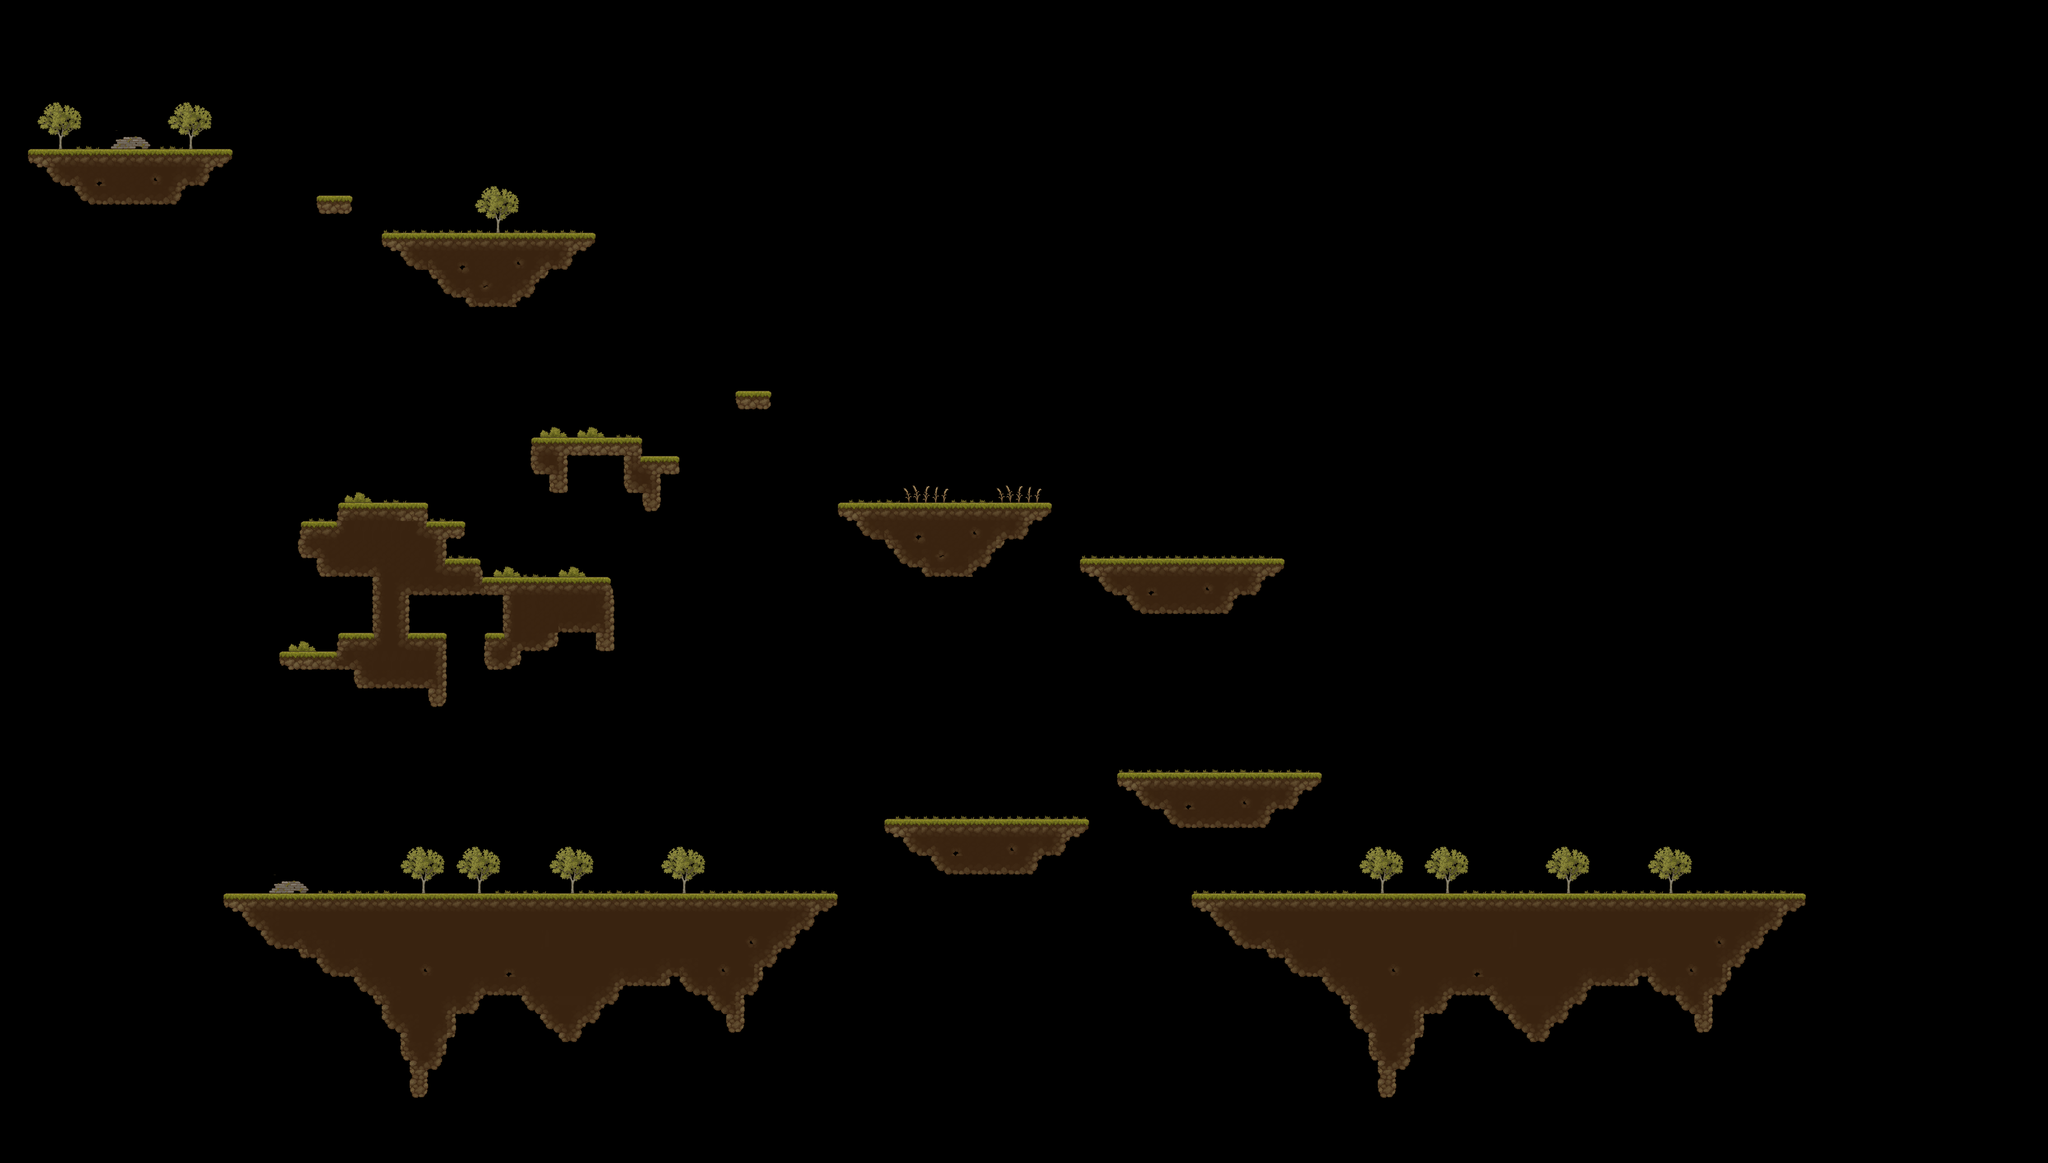

This game map was drawn from its Tiled (.tmx) file and the tilesets committed beside it. A one-line description and the trimmed map source follow:
An orthogonal 220x125 tile map with 16x16 px tiles, 2 tile layers (Platforms, Background) and 55 objects (5x 1, start, end).

<map version="1.10" tiledversion="1.10.1" orientation="orthogonal" renderorder="right-down" width="220" height="125" tilewidth="16" tileheight="16" infinite="0" nextlayerid="5" nextobjectid="64">
 <tileset firstgid="1" name="mapSprites" tilewidth="16" tileheight="16" tilecount="2048" columns="64">
  <image source="Texture/mapSprites.png" width="1024" height="512" />
 </tileset>
 <layer id="1" name="Platforms" width="220" height="125">
  <data>[27500 cells, 3407 non-empty, 221 distinct tile ids]</data>
 </layer>
 <layer id="2" name="Background" width="220" height="125">
  <data>[27500 cells, 988 non-empty, 62 distinct tile ids]</data>
 </layer>
 <objectgroup id="3" name="Collisions">
  <object id="1" x="63.5616" y="256.749" width="317.5" height="30.9792" />
  <object id="2" x="672.682" y="400.17" width="334.833" height="30.875" />
  <object id="3" x="400.489" y="1536.02" width="1022.74" height="31.8295" />
  <object id="4" x="421.398" y="1559.82" width="290.8" height="27" rotation="30.591" />
  <object id="6" x="81.1516" y="288.959" width="280" height="31.4167" />
  <object id="7" x="133.401" y="321.459" width="176.5" height="31.4167" />
  <object id="8" x="1872.34" y="960.028" width="318.667" height="32.1979" />
  <object id="9" x="1891.26" y="993.457" width="280" height="31.4167" />
  <object id="10" x="1943.51" y="1025.96" width="176.5" height="31.4167" />
  <object id="11" x="1936.67" y="1328.22" width="319.417" height="30.4167" />
  <object id="12" x="1955.84" y="1359.87" width="280" height="31.4167" />
  <object id="13" x="2008.09" y="1392.37" width="176.5" height="31.4167" />
  <object id="14" x="1536.92" y="1408.07" width="318.5" height="32.0689" />
  <object id="15" x="1555.17" y="1441.37" width="280" height="31.4167" />
  <object id="16" x="1607.42" y="1473.87" width="176.5" height="31.4167" />
  <object id="17" x="691.25" y="432.75" width="297.5" height="29.5" />
  <object id="18" x="736.25" y="461.75" width="205.5" height="65" />
  <object id="19" x="1456.25" y="864.02" width="335.5" height="30.2111" />
  <object id="20" x="1496.32" y="895.936" width="262.833" height="29.5" />
  <object id="21" x="1551.99" y="924.936" width="152.167" height="49" />
  <object id="22" x="1252.61" y="1718.47" width="210.456" height="23.8295" rotation="312.026" />
  <object id="23" x="2064.86" y="1536.19" width="1023.01" height="31.8295" />
  <object id="24" x="2085.54" y="1559.99" width="290.8" height="27" rotation="30.591" />
  <object id="25" x="2916.75" y="1718.64" width="210.456" height="23.8295" rotation="312.026" />
  <object id="30" x="823" y="992.667" width="216.334" height="31" />
  <object id="31" x="864.333" y="1023.67" width="175" height="64" />
  <object id="32" x="592.583" y="864" width="127.25" height="127.5" />
  <object id="33" x="528.583" y="895.963" width="50.25" height="95.8696" />
  <object id="34" x="736" y="896.091" width="47.6667" height="127.409" />
  <object id="35" x="592.583" y="1088.83" width="159.416" height="32.6667" />
  <object id="36" x="640.333" y="991.833" width="63.5" height="192" />
  <object id="37" x="496.334" y="1120.5" width="112.666" height="31.5" />
  <object id="38" x="734.167" y="1121.52" width="17.333" height="93.3334" />
  <object id="39" x="800.667" y="960.333" width="13.6667" height="63.3333" />
  <object id="40" x="703.667" y="991.333" width="32.3333" height="32.6667" />
  <object id="41" x="848.5" y="1088.17" width="47.75" height="63.4167" />
  <object id="42" x="1024.58" y="1087.47" width="15.8333" height="32.7349" />
  <object id="44" name="start" x="334.386" y="106.682" width="46.6667" height="38" />
  <object id="45" name="end" x="2975.16" y="1477" width="49.5" height="59" />
  <object id="46" x="897.333" y="1087.33" width="61.3333" height="30.6667" />
  <object id="48" x="928.883" y="753.282" width="159.826" height="24.1231" />
  <object id="49" x="1104.42" y="817.333" width="18.5" height="63.7955" />
  <object id="50" x="1088.24" y="785.283" width="63.8864" height="31.9844" />
  <object id="51" x="953.628" y="784.299" width="11.5455" height="50.7046" />
  <object id="52" x="928.935" y="785.043" width="16.5" height="32.3296" />
  <object id="54" x="1088.5" y="817.314" width="17" height="32.2804" />
  <object id="60" x="-0.727273" y="-38.5455" width="3533.17" height="28" />
  <object id="61" x="-40.6667" y="0.333333" width="26.6667" height="1999.33" />
  <object id="62" x="3536.67" y="-0.415" width="26.6667" height="1999.33" />
  <object id="63" x="1.42109e-14" y="1040.5" width="1898.67" height="28" />
 </objectgroup>
 <objectgroup id="4" name="EnemyPathways">
  <object id="55" name="1" x="1464.83" y="770.833" width="270.166" height="29" />
  <object id="56" name="1" x="545.5" y="1449.75" width="272" height="22" />
  <object id="57" name="1" x="2149.66" y="1449.67" width="620.667" height="22" />
  <object id="58" name="1" x="674.333" y="306" width="312" height="27.3333" />
  <object id="59" name="1" x="1040.92" y="1449.92" width="272" height="22" />
 </objectgroup>
</map>